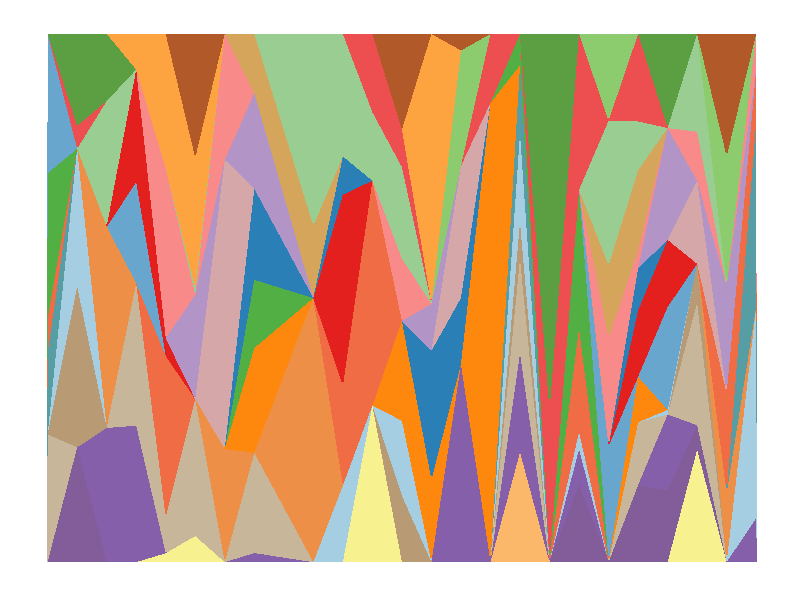

R code for this plot:
## ---- chunk 1
knitr::opts_chunk$set(echo = TRUE)
## ---- chunk 2
set.seed(345)
library(ggplot2)
library(RColorBrewer)
ngroup=25
names=paste("G_",seq(1,ngroup),sep="")
DAT=data.frame()

for(i in seq(1:25)){
    data=data.frame( matrix(0, ngroup , 3))
    data[,1]=i
    data[,2]=sample(names, nrow(data))
    data[,3]=prop.table(sample( c(rep(0,100),c(1:ngroup)) ,nrow(data)))
    DAT=rbind(DAT,data)
    }
colnames(DAT)=c("Year","Group","Value")
DAT=DAT[order( DAT$Year, DAT$Group) , ]


coul = brewer.pal(12, "Paired") 
coul = colorRampPalette(coul)(ngroup)
coul=coul[sample(c(1:length(coul)) , size=length(coul) ) ]

ggplot(DAT, aes(x=Year, y=Value, fill=Group )) + 
    geom_area(alpha=1  )+
    theme_bw() +
    #scale_fill_brewer(colour="red", breaks=rev(levels(DAT$Group)))+
    scale_fill_manual(values = coul)+
     theme(
        text = element_blank(),
        line = element_blank(),
        title = element_blank(),
        legend.position="none",
        panel.border = element_blank(),
        panel.background = element_blank())
